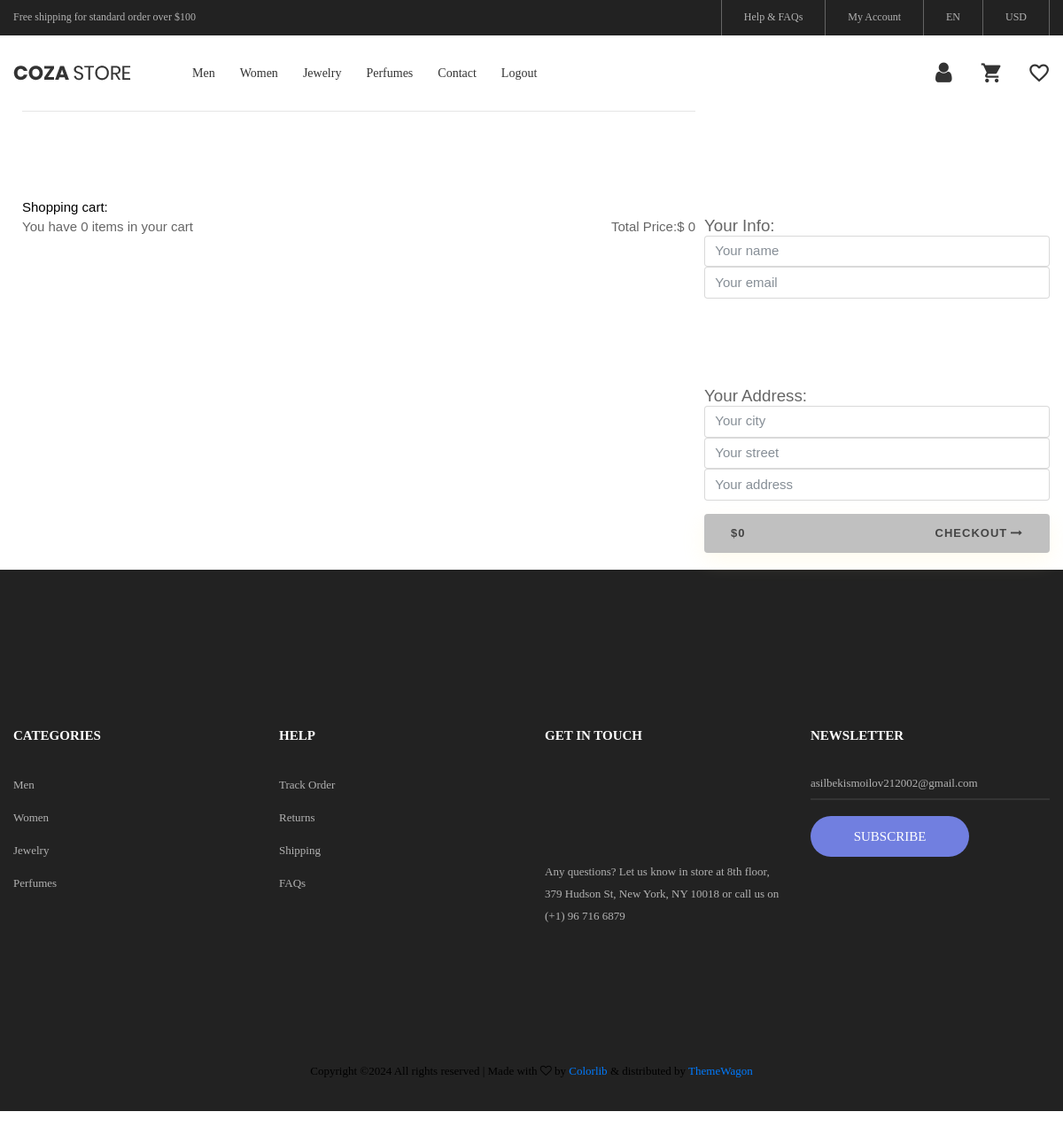
The app's page /cart/ (signed in) with its own data.
### shop/models.py (models this page shows, shortened)
class Category(models.Model):
    title = models.CharField(max_length=50, verbose_name='Category Name')
    slug = models.SlugField(unique=True)
    def get_absolute_url(self):
        return reverse('category',kwargs={'slug': self.slug})
    class Meta:
        verbose_name = 'Category'
        verbose_name_plural = 'Categories'

### shop/views.py (the view)
# urls.py: path("cart/", cart, name="cart"),
def cart(request):
    cart_info = get_cart_data(request)
    context = {
        "products": cart_info['products'],
        "order": cart_info['order'],
        "total_price": cart_info['cart_total_price'],
        "total_quantity": len(cart_info['products']),
        "customer_form": CustomerForm,
        "address_form": ShippingAddressForm,
        "title": "Cart"
    }
    return render(request, 'shop/cart.html', context)

### shop/models.py (called while the page is built)
    @property
    def get_cart_total_price(self):
        order_products = self.orderproduct_set.all()
        total_price = sum([product.get_total_price for product in order_products])
        return total_price

    @property
    def get_cart_total_quantity(self):
        order_products = self.orderproduct_set.all()
        total_quantity = sum([product.quantity for product in order_products])
        return total_quantity

### shop/templatetags/shop_tags.py (called while the page is built)
@register.simple_tag()
def get_categories():
    return Category.objects.all()

### shop/utils.py (called while the page is built)
def get_cart_data(request):
    if request.user.is_authenticated:
        user_cart = CartForUser(request)
        cart_info = user_cart.get_cart_info()
    return {
        "products":cart_info['products'],
        "order":cart_info['order'],
        "cart_total_price":cart_info['cart_total_price'],
        "cart_total_quantity":cart_info['cart_total_quantity'],
    }

    def get_cart_info(self):
        customer, created = Customer.objects.get_or_create(
            user=self.user,
            name=self.user.username,
            email=self.user.email,
        )
        order, created = Order.objects.get_or_create(
            customer=customer,
        )
        order_products = order.orderproduct_set.all()
        cart_total_price = order.get_cart_total_price
        cart_total_quantity = order.get_cart_total_quantity
        return {
            "products":order_products,
            "order":order,
            "cart_total_price":cart_total_price,
            "cart_total_quantity":cart_total_quantity
        }

### shop/templates/shop/cart.html (shortened to what this page needs)
{% extends 'base.html' %}
{% load shop_tags %}
{% block main %}
<section>
    <div>
        <div class="container mt-5 p-3 rounded cart">
            <div class="row no-gutters">
                <div class="col-md-8">
                    <div class="product-details me-2">
                        <hr>
                        <h6 class="mb-0" style="color:black;">Shopping cart:</h6>
                        <div class="d-flex justify-content-between">
                            <span>You have {{total_quantity}} items in your cart</span>
                            <div class="d-flex flex-row align-items-center"><span
                                    class="text-black-50">Total Price:</span>
                                <div class="price ms-2"><span class="me-1">$ {{total_price}}</span>
                                </div>
                            </div>
                        </div>
                    </div>
                </div>
                <div class="col-md-4 mt-5 mb-1 gap-3">
                    <form method="post" action="{% url 'payment' %}" enctype="multipart/form-data">
                        <div>
                            <h5>Your Info:</h5>
                            {{customer_form.name}}
                            {{customer_form.email}}
                        </div>
                        <div>
                            <h5>Your Address:</h5>
                            {% for field in address_form %}
                            {{field}}
                            {% endfor %}
                        </div>
                        <button class="btn btn-primary btn-block d-flex justify-content-between mt-3" type="submit">
                            <span>${{total_price}}</span><span>Checkout<i class="fa fa-long-arrow-right ml-1"></i></span>
                        </button>
                    </form>
                </div>
            </div>
        </div>
    </div>
</section>
{% endblock main %}

### templates/components/header.html (shortened to what this page needs)
{% load static %}
{% load shop_tags %}
<header>
    <div class="container-menu-desktop">
        <div class="top-bar">
            <div class="content-topbar flex-sb-m h-full container">
                <div class="left-top-bar">
                    Free shipping for standard order over $100
                </div>
                <div class="right-top-bar flex-w h-full">
                    <a href="#" class="flex-c-m trans-04 p-lr-25">
                        Help & FAQs
                    </a>
                    <a href="#" class="flex-c-m trans-04 p-lr-25">
                        My Account
                    </a>
                    <a href="#" class="flex-c-m trans-04 p-lr-25">
                        EN
                    </a>
                    <a href="#" class="flex-c-m trans-04 p-lr-25">
                        USD
                    </a>
                </div>
            </div>
        </div>
        <div class="wrap-menu-desktop">
            <nav class="limiter-menu-desktop container">
                <a href="{% url 'index' %}" class="logo">
                    <img src="{% static 'images/icons/logo-01.png' %}" alt="IMG-LOGO">
                </a>
                <div class="menu-desktop">
                    <ul class="main-menu">
                        {% get_categories as categories %}
                        {% for category in categories %}
                        <li>
                            <a href="{{category.get_absolute_url}}">{{category.title}}</a>
                        </li>
                        {% endfor %}
                        <li>
                            <a href="#">Contact</a>
                        </li>
                        {% if request.user.is_authenticated %}
                        <li>
                            <a href="{% url 'user_logout' %}">Logout</a>
                        </li>
                        {% else %}
                        <li>
                            <a href="{% url 'login_register' %}">Sign Up</a>
                        </li>
                        {% endif %}
                    </ul>
                </div>
                <div class="wrap-icon-header flex-w flex-r-m">
                    <a href="{% url 'login_register' %}"
                       class="dis-block icon-header-item cl2 hov-cl1 trans-04 p-l-22 p-r-11 icon-header">
                        <i class="fa fa-user"></i>
                    </a>
                    {% if request.user.is_authenticated %}
                    <a href="{% url 'cart' %}" class="icon-header-item cl2 hov-cl1 trans-04 p-l-22 p-r-11 icon-header-not js-show-cart">
                        <i class="zmdi zmdi-shopping-cart"></i>
                    </a>
                    {% else %}
                    <a href="{% url 'login_register' %}" class="icon-header-item cl2 hov-cl1 trans-04 p-l-22 p-r-11 icon-header-not js-show-cart">
                        <i class="zmdi zmdi-shopping-cart"></i>
                    </a>
                    {% endif %}
                    {% if request.user.is_authenticated %}
                    <a href="{% url 'likes' %}"
                       class="dis-block icon-header-item cl2 hov-cl1 trans-04 p-l-22 p-r-1 icon-header-not">
                        <i class="zmdi zmdi-favorite-outline"></i>
                    </a>
                    {% else %}
                    <a href="{% url 'login_register' %}"
                       class="dis-block icon-header-item cl2 hov-cl1 trans-04 p-l-22 p-r-11 icon-header-not">
                        <i class="zmdi zmdi-favorite-outline"></i>
                    </a>
                    {% endif %}
                </div>
            </nav>
        </div>
    </div>
            {% get_categories as categories %}
</header>

### templates/layout/footer.html (shortened to what this page needs)
{% load static %}
{% load shop_tags %}
	<footer class="bg3 p-t-75 p-b-32">
		<div class="container">
			<div class="row">
				<div class="col-sm-6 col-lg-3 p-b-50">
					<h4 class="stext-301 cl0 p-b-30">
						Categories
					</h4>
					<ul>
						{% get_categories as categories %}
						{% for category in categories %}
						<li class="p-b-10">
							<a href="{{category.get_absolute_url}}" class="stext-107 cl7 hov-cl1 trans-04">
								{{category.title}}
							</a>
						</li>
						{% endfor %}
					</ul>
				</div>
				<div class="col-sm-6 col-lg-3 p-b-50">
					<h4 class="stext-301 cl0 p-b-30">
						Help
					</h4>
					<ul>
						<li class="p-b-10">
							<a href="#" class="stext-107 cl7 hov-cl1 trans-04">
								Track Order
							</a>
						</li>
						<li class="p-b-10">
							<a href="#" class="stext-107 cl7 hov-cl1 trans-04">
								Returns
							</a>
						</li>
						<li class="p-b-10">
							<a href="#" class="stext-107 cl7 hov-cl1 trans-04">
								Shipping
							</a>
						</li>
						<li class="p-b-10">
							<a href="#" class="stext-107 cl7 hov-cl1 trans-04">
								FAQs
							</a>
						</li>
					</ul>
				</div>
				<div class="col-sm-6 col-lg-3 p-b-50">
					<h4 class="stext-301 cl0 p-b-30">
						GET IN TOUCH
					</h4>
					<p class="stext-107 cl7 size-201">
						Any questions? Let us know in store at 8th floor, 379 Hudson St, New York, NY 10018 or call us on (+1) 96 716 6879
					</p>
				</div>
				<div class="col-sm-6 col-lg-3 p-b-50">
					<h4 class="stext-301 cl0 p-b-30">
						Newsletter
					</h4>
					<form>
						<div class="wrap-input1 w-full p-b-4">
							<input class="input1 bg-none plh1 stext-107 cl7" type="text" name="email" placeholder="asilbekismoilov212002@gmail.com">
						</div>
						<div class="p-t-18">
							<button class="flex-c-m stext-101 cl0 size-103 bg1 bor1 hov-btn2 p-lr-15 trans-04">
								Subscribe
							</button>
						</div>
					</form>
				</div>
			</div>
				<p class="stext-107 cl6 txt-center">
Copyright &copy;<script>document.write(new Date().getFullYear());</script> All rights reserved | Made with <i class="fa fa-heart-o" aria-hidden="true"></i> by <a href="https://colorlib.com" target="_blank">Colorlib</a> &amp; distributed by <a href="https://themewagon.com" target="_blank">ThemeWagon</a>
				</p>
			</div>
	</footer>

### shop/static/css/main.css (style rules this page uses)
.container { max-width: 1380px; }
@media (max-width: 1600px) { .container { max-width: 1200px; } }
.container-menu-desktop { height: auto; width: 100%; position: relative; -webkit-transition: all 0.3s; -o-transition: all 0.3s; -moz-transition: all 0.3s; transition: all 0.3s; }
.top-bar { height: 40px; background-color: #222; }
.left-top-bar { font-family: Poppins-Regular; font-size: 12px; line-height: 1.8; color: #b2b2b2; }
.right-top-bar a { font-family: Poppins-Regular; font-size: 12px; line-height: 1.8; height: 100%; color: #b2b2b2; border-right: 1px solid rgba(255,255,255,0.3); }
.right-top-bar a:first-child { border-left: 1px solid rgba(255,255,255,0.3); }
.wrap-menu-desktop { position: fixed; z-index: 1100; background-color: transparent; width: 100%; height: 84px; top: 40px; left: 0px; -webkit-transition: height 0.3s, background-color 0.3s; -o-transition: height 0.3s, background-color 0.3s; -moz-transition: height 0.3s, background-color 0.3s; transition: height 0.3s, background-color 0.3s; }
.limiter-menu-desktop { height: 100%; display: -webkit-box; display: -webkit-flex; display: -moz-box; display: -ms-flexbox; display: flex; align-items: center; background-color: transparent; }
.logo { display: -webkit-box; display: -webkit-flex; display: -moz-box; display: -ms-flexbox; display: flex; align-items: center; height: 65%; margin-right: 55px; }
.logo img { max-width: 100%; max-height: 100%; }
.menu-desktop { display: -webkit-box; display: -webkit-flex; display: -moz-box; display: -ms-flexbox; display: flex; align-items: center; height: 100%; }
.main-menu { list-style-type: none; margin: 0; display: -webkit-box; display: -webkit-flex; display: -moz-box; display: -ms-flexbox; display: flex; align-items: center; }
.main-menu > li { display: block; position: relative; padding: 20px 10px 20px 0px; margin: 0px 4px 0px 14px; }
.main-menu > li > a { font-family: Poppins-Medium; font-size: 14px; color: #333; padding: 5px 0px; transition: all 0.4s; -webkit-transition: all 0.4s; -o-transition: all 0.4s; -moz-transition: all 0.4s; }
.wrap-icon-header { flex-grow: 1; }
.icon-header-item { position: relative; font-size: 26px; line-height: 1; cursor: pointer; }
.cl0 { color: #fff; }
.cl2 { color: #333; }
.cl6 { color: #000; }
.cl7 { color: #b2b2b2; }
.stext-101 { font-family: Poppins-Medium; font-size: 15px; line-height: 1.466667; text-transform: uppercase; }
.stext-107 { font-family: Poppins-Regular; font-size: 13px; line-height: 1.923; }
.stext-301 { font-family: Montserrat-Bold; font-size: 15px; line-height: 1.6; text-transform: uppercase; }
.size-103 { min-width: 179px; height: 46px; }
.size-201 { max-width: 270px; }
.bg-none { background-color: transparent; }
.bg1 { background-color: #717fe0; }
.bg3 { background-color: #222; }
.bor1 { border-radius: 23px; }
.wrap-input1 { position: relative; border-bottom: 2px solid rgba(204,204,204, 0.1); }
.input1 { background-color: transparent; width: 100%; }
body { font-family: 'Poppins', sans-serif; font-weight: 300; font-size: 15px; line-height: 1.7; color: #45455; background-color: #fff; overflow-x: hidden; }
a { cursor: pointer; transition: all 200ms linear; }
p { font-weight: 500; font-size: 14px; line-height: 1.7; }
h4 { font-weight: 600; }
.btn { border-radius: 4px; height: 44px; font-size: 13px; font-weight: 600; text-transform: uppercase; -webkit-transition : all 200ms linear; transition: all 200ms linear; padding: 0 30px; letter-spacing: 1px; display: -webkit-inline-flex; display: -ms-inline-flexbox; display: inline-flex; -webkit-align-items: center; -moz-align-items: center; -ms-align-items: center; align-items: center; -webkit-justify-content: center; -moz-justify-content: center; -ms-justify-content: center; justify-content: center; -ms-flex-pack: center; text-align: center; border: none; background-color: #c0c0c0; color: #454545; box-shadow: 0 8px 24px 0 rgba(255,235,167,.2); }

### records on screen
Category: title "Men"
Category: title "Women"
Category: title "Jewelry"
Category: title "Perfumes"

### other values on screen
{{ total_quantity }} "0"
{{ total_price }} "0"
